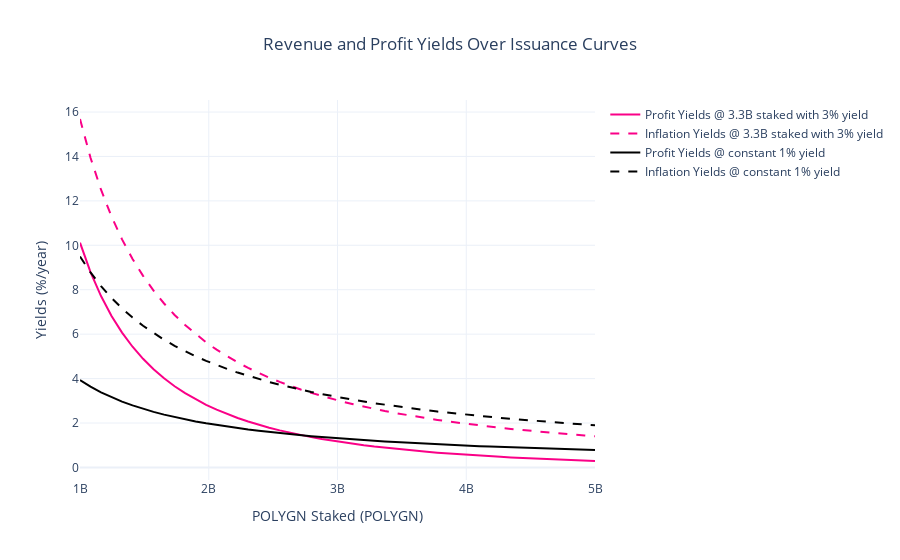

Here is the notebook cell this chart was saved with:
### Code cell
visualizations.plot_revenue_profit_yields_over_issuance_curves(df_3)
